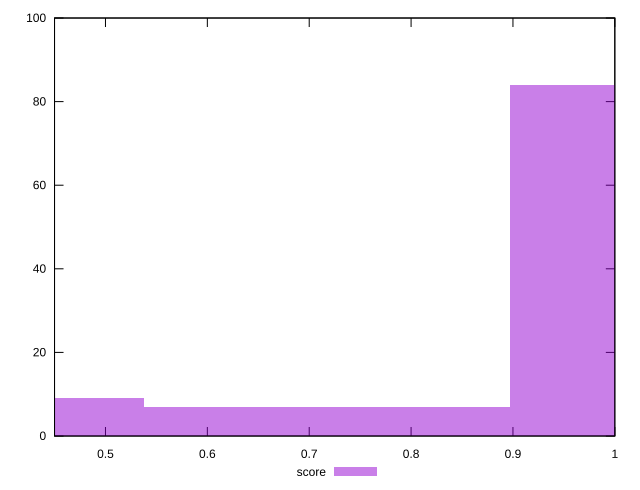

Recreate this plot in gnuplot.
reset

$score <<EOF
1.0764664391984193 84
0.35882214639947313 9
0.7176442927989463 7
EOF

set key outside below
set boxwidth 0.35882214639947313
set xrange [0.45:1]
set yrange [0:100]
set trange [0:100]
set style fill transparent solid 0.5 noborder
set terminal svg size 640, 490 enhanced background rgb 'white'
set output "reports/report_00027_2021-02-24T12-40-31.850Z/first-cpu-idle/samples/agenda/score/histogram.svg"

plot $score title "score" with boxes

reset
